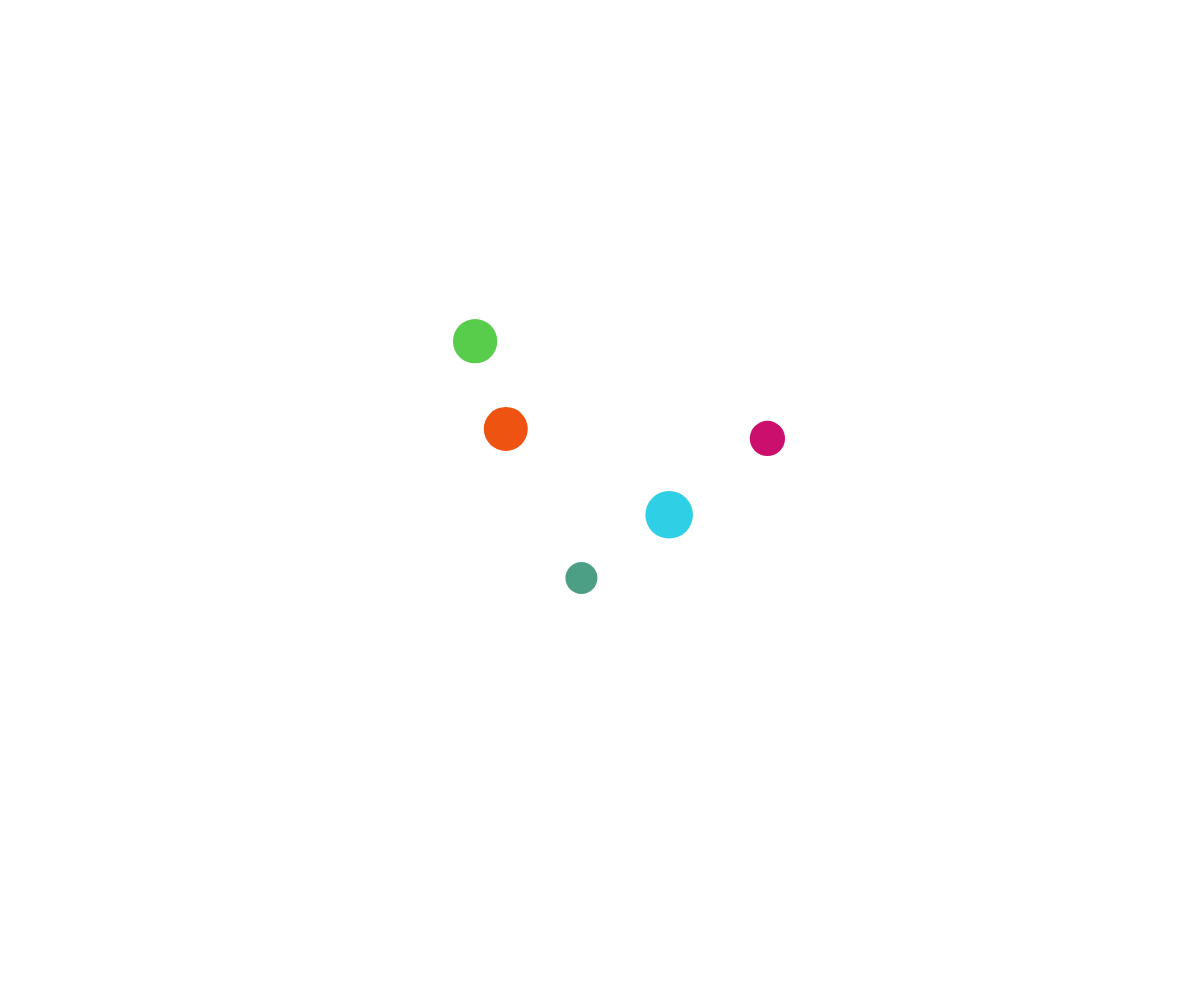
Frame 1 (no input)
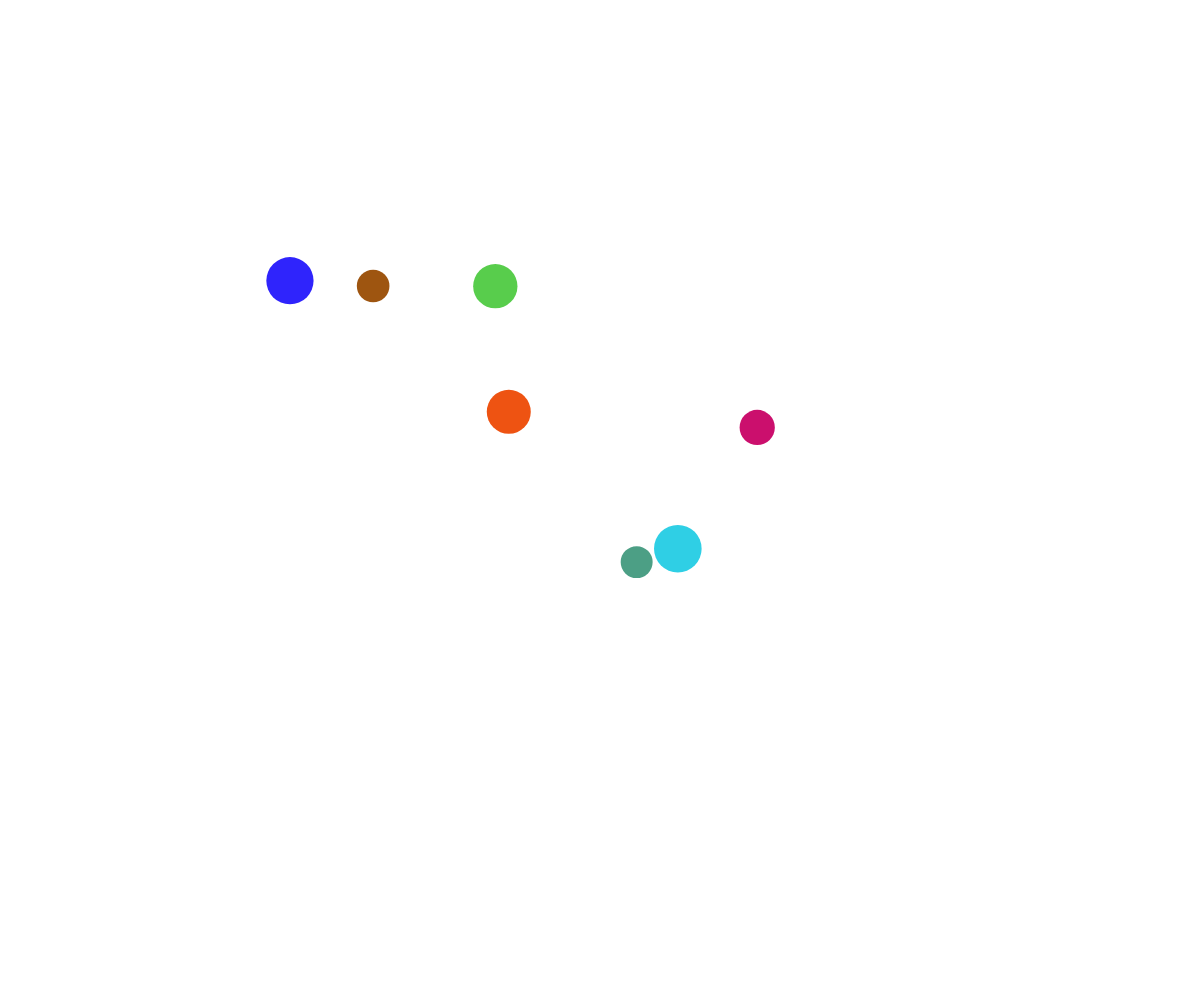
Frame 60 (no input)
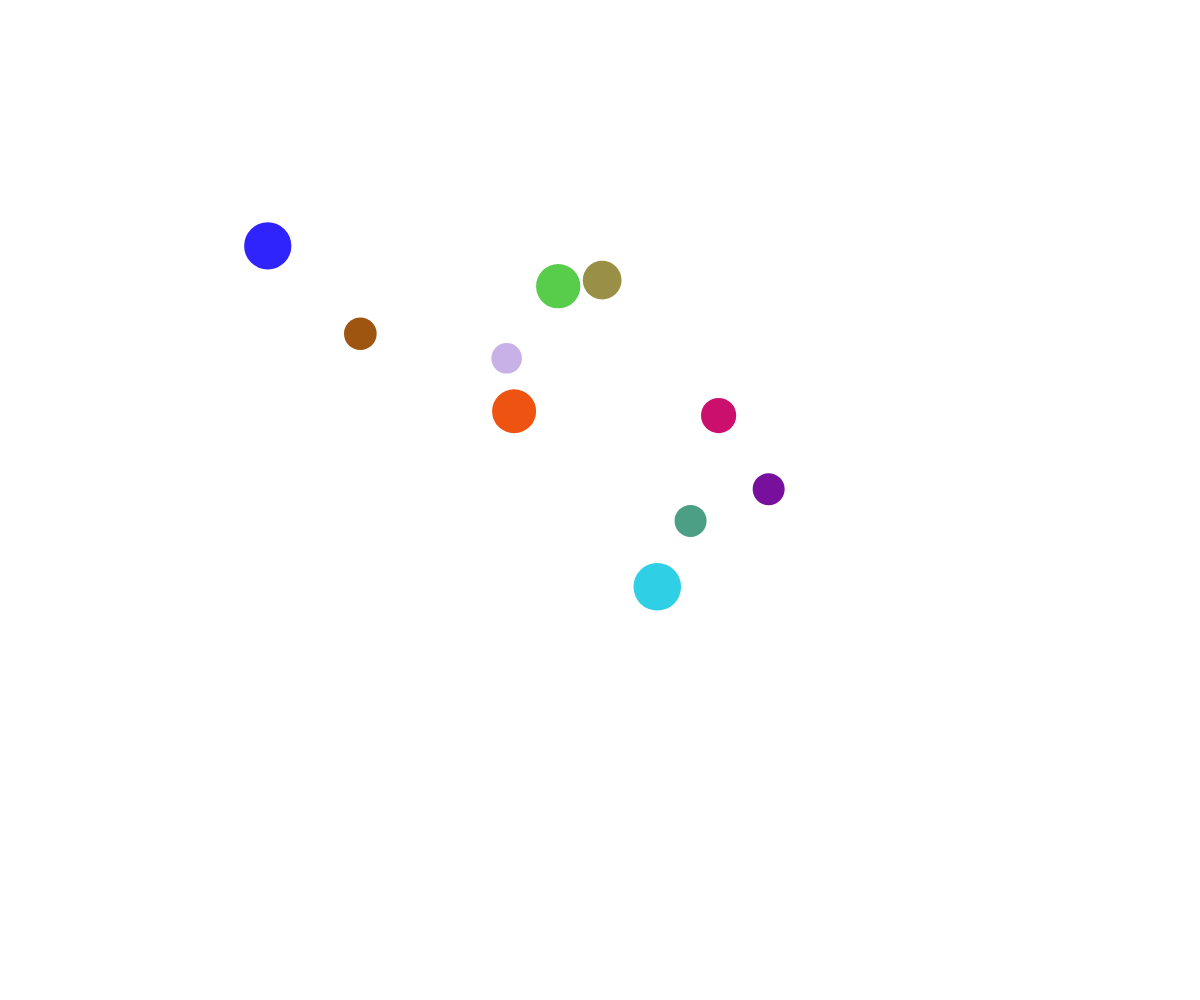
Frame 120 (the mouse pressed at the canvas centre since frame 60)

The p5.js sketch that drew these frames (run headless with seeded random() and noise() and a simulated clock; from frame 60 on, the mouse is pressed at the canvas centre):

// p5.js sketch
// ── sketch.js
// Bubble Movement Demo
// Object Notation and Arrays Demo
// 3/25/24

let theBubbles = [];

function setup() {
  createCanvas(windowWidth, windowHeight);
  noStroke();

  for (let i = 0; i < 5; i++) {
    spawnBubble();
  }

  //spawn new bubble every 1/2 second
  window.setInterval(spawnBubble, 500);
}

function draw() {
  background(255);
  //moveBubblesRandomly();
  moveBubblesWithNoise();
  displayBubbles();
}

function spawnBubble() {
  let someBubble = {
    size: random(30, 50),
    x: random(width),
    y: random(height),
    speed: 3,
    r: random(255),
    g: random(255),
    b: random(255),
    timeX: random(1000000000),
    timeY: random(1000000000),
    deltaTime: 0.001
  };
  theBubbles.push(someBubble);
}

function displayBubbles() {
  for (let bubble of theBubbles) {
    fill(bubble.r, bubble.g, bubble.b, bubble.alpha);
    circle(bubble.x, bubble.y, bubble.size);
  }
}

function moveBubblesRandomly() {
  for (let bubble of theBubbles) {
    let choice = random (100);
    if (choice < 25) {
      //move up
      bubble.y -= bubble.speed;
    }
    else if (choice < 50) {
      //move down
      bubble.y += bubble.speed;
    }
    else if (choice < 75) {
      //move left
      bubble.x -= bubble.speed;
    }
    else {
      //move right
      bubble.x += bubble.speed;
    }
  }
}

function moveBubblesWithNoise() {
  for (let bubble of theBubbles) {
    //figure out where to be
    let x = noise(bubble.timeX) * width;
    let y = noise(bubble.timeY) * height;

    //set the bubble objects location
    bubble.x = x;
    bubble.y = y;

    //increment timeX and timeY
    bubble.timeX += bubble.deltaTime;
    bubble.timeY += bubble.deltaTime;
  }
}

function mousePressed() {
  //did you click on a bubble?
  for (let i = theBubbles.length - 1; i >= 0; i--) {
    if (clickedInBubble(mouseX, mouseY, theBubbles[i])) {
      //kill it
      theBubbles.splice(i, 1);
    }
  }
}

function clickedInBubble(x, y, someBubble) {
  let distanceAway = dist(x, y, someBubble.x, someBubble.y);
  let radius = someBubble.size / 2;
  return distanceAway < radius;
}
